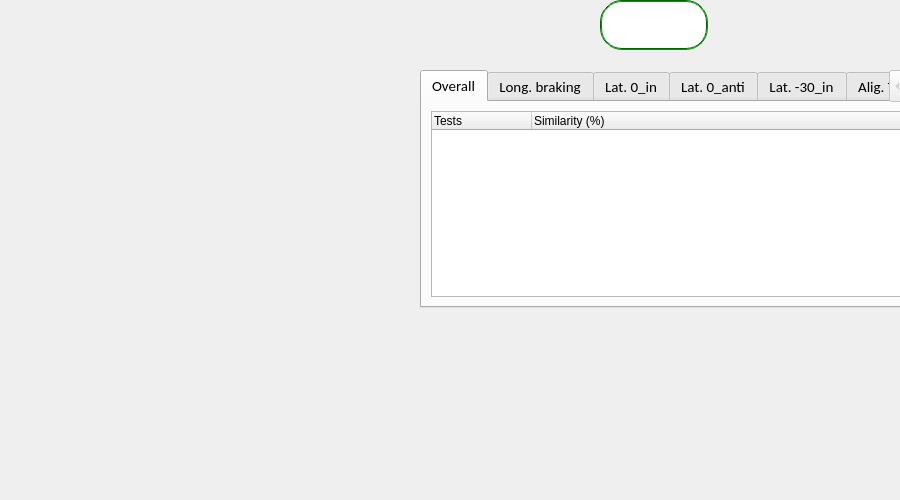
<?xml version="1.0" encoding="UTF-8"?>
<ui version="4.0">
 <class>QWFormResult1</class>
 <widget class="QWidget" name="QWFormResult1">
  <property name="enabled">
   <bool>true</bool>
  </property>
  <property name="geometry">
   <rect>
    <x>0</x>
    <y>0</y>
    <width>900</width>
    <height>500</height>
   </rect>
  </property>
  <property name="windowTitle">
   <string>Form</string>
  </property>
  <widget class="QTabWidget" name="tabWidget">
   <property name="geometry">
    <rect>
     <x>420</x>
     <y>70</y>
     <width>500</width>
     <height>238</height>
    </rect>
   </property>
   <property name="minimumSize">
    <size>
     <width>500</width>
     <height>0</height>
    </size>
   </property>
   <property name="font">
    <font>
     <family>Calibri</family>
     <pointsize>11</pointsize>
    </font>
   </property>
   <property name="whatsThis">
    <string>&lt;html&gt;&lt;head/&gt;&lt;body&gt;&lt;p&gt;&lt;br/&gt;&lt;/p&gt;&lt;/body&gt;&lt;/html&gt;</string>
   </property>
   <property name="currentIndex">
    <number>0</number>
   </property>
   <widget class="QWidget" name="overall">
    <attribute name="title">
     <string>Overall</string>
    </attribute>
    <layout class="QGridLayout" name="gridLayout">
     <item row="0" column="0">
      <widget class="QTreeWidget" name="tree_overall">
       <property name="font">
        <font>
         <family>Microsoft YaHei UI</family>
         <pointsize>9</pointsize>
        </font>
       </property>
       <column>
        <property name="text">
         <string>Tests</string>
        </property>
       </column>
       <column>
        <property name="text">
         <string>Similarity (%)</string>
        </property>
       </column>
      </widget>
     </item>
    </layout>
   </widget>
   <widget class="QWidget" name="test1">
    <attribute name="title">
     <string>Long. braking</string>
    </attribute>
    <layout class="QGridLayout" name="gridLayout_2">
     <item row="0" column="0">
      <widget class="QTreeWidget" name="tree_test1">
       <column>
        <property name="text">
         <string>Parameters</string>
        </property>
       </column>
       <column>
        <property name="text">
         <string>Similarity (%)</string>
        </property>
       </column>
      </widget>
     </item>
    </layout>
   </widget>
   <widget class="QWidget" name="test2">
    <attribute name="title">
     <string>Lat. 0_in</string>
    </attribute>
    <layout class="QGridLayout" name="gridLayout_3">
     <item row="0" column="0">
      <widget class="QTreeWidget" name="tree_test2">
       <column>
        <property name="text">
         <string>Parameters</string>
        </property>
       </column>
       <column>
        <property name="text">
         <string>Similarity (%)</string>
        </property>
       </column>
      </widget>
     </item>
    </layout>
   </widget>
   <widget class="QWidget" name="test3">
    <attribute name="title">
     <string>Lat. 0_anti</string>
    </attribute>
    <layout class="QGridLayout" name="gridLayout_4">
     <item row="0" column="0">
      <widget class="QTreeWidget" name="tree_test3">
       <column>
        <property name="text">
         <string>Parameters</string>
        </property>
       </column>
       <column>
        <property name="text">
         <string>Similarity (%)</string>
        </property>
       </column>
      </widget>
     </item>
    </layout>
   </widget>
   <widget class="QWidget" name="test4">
    <attribute name="title">
     <string>Lat. -30_in</string>
    </attribute>
    <layout class="QGridLayout" name="gridLayout_5">
     <item row="0" column="0">
      <widget class="QTreeWidget" name="tree_test4">
       <column>
        <property name="text">
         <string>Parameters</string>
        </property>
       </column>
       <column>
        <property name="text">
         <string>Similarity (%)</string>
        </property>
       </column>
      </widget>
     </item>
    </layout>
   </widget>
   <widget class="QWidget" name="test5">
    <attribute name="title">
     <string>Alig. T_in</string>
    </attribute>
    <layout class="QGridLayout" name="gridLayout_6">
     <item row="0" column="0">
      <widget class="QTreeWidget" name="tree_test5">
       <column>
        <property name="text">
         <string>Parameters</string>
        </property>
       </column>
       <column>
        <property name="text">
         <string>Similarity (%)</string>
        </property>
       </column>
      </widget>
     </item>
    </layout>
   </widget>
   <widget class="QWidget" name="test6">
    <attribute name="title">
     <string>Alig. T_anti</string>
    </attribute>
    <layout class="QGridLayout" name="gridLayout_7">
     <item row="0" column="0">
      <widget class="QTreeWidget" name="tree_test6">
       <column>
        <property name="text">
         <string>Parameters</string>
        </property>
       </column>
       <column>
        <property name="text">
         <string>Similarity (%)</string>
        </property>
       </column>
      </widget>
     </item>
    </layout>
   </widget>
   <widget class="QWidget" name="test7">
    <attribute name="title">
     <string>Steering</string>
    </attribute>
    <layout class="QGridLayout" name="gridLayout_8">
     <item row="0" column="0">
      <widget class="QTreeWidget" name="tree_test7">
       <column>
        <property name="text">
         <string>Parameters</string>
        </property>
       </column>
       <column>
        <property name="text">
         <string>Similarity (%)</string>
        </property>
       </column>
      </widget>
     </item>
    </layout>
   </widget>
   <widget class="QWidget" name="test8">
    <attribute name="title">
     <string>Roll</string>
    </attribute>
    <layout class="QGridLayout" name="gridLayout_9">
     <item row="0" column="0">
      <widget class="QTreeWidget" name="tree_test8">
       <column>
        <property name="text">
         <string>Parameters</string>
        </property>
       </column>
       <column>
        <property name="text">
         <string>Similarity (%)</string>
        </property>
       </column>
      </widget>
     </item>
    </layout>
   </widget>
   <widget class="QWidget" name="test10">
    <attribute name="title">
     <string>Vertical</string>
    </attribute>
    <layout class="QGridLayout" name="gridLayout_10">
     <item row="0" column="0">
      <widget class="QTreeWidget" name="tree_test10">
       <column>
        <property name="text">
         <string>Parameters</string>
        </property>
       </column>
       <column>
        <property name="text">
         <string>Similarity (%)</string>
        </property>
       </column>
      </widget>
     </item>
    </layout>
   </widget>
   <widget class="QWidget" name="strapped">
    <attribute name="title">
     <string>Long. acc</string>
    </attribute>
    <layout class="QGridLayout" name="gridLayout_11">
     <item row="0" column="0">
      <widget class="QTreeWidget" name="tree_strapped">
       <column>
        <property name="text">
         <string>Parameters</string>
        </property>
       </column>
       <column>
        <property name="text">
         <string>Similarity (%)</string>
        </property>
       </column>
      </widget>
     </item>
    </layout>
   </widget>
  </widget>
  <widget class="QLineEdit" name="lineEdit">
   <property name="geometry">
    <rect>
     <x>600</x>
     <y>0</y>
     <width>108</width>
     <height>50</height>
    </rect>
   </property>
   <property name="minimumSize">
    <size>
     <width>0</width>
     <height>50</height>
    </size>
   </property>
   <property name="font">
    <font>
     <family>Arial</family>
     <pointsize>11</pointsize>
    </font>
   </property>
   <property name="styleSheet">
    <string notr="true">QLineEdit{
	border: 2px groove gray;
	border-radius: 22px;
	padding: 2px 4px;
	color: rgb(0, 0, 0);
	border-color: rgb(0, 100, 0);
}</string>
   </property>
   <property name="readOnly">
    <bool>true</bool>
   </property>
  </widget>
  <action name="actSelect">
   <property name="checkable">
    <bool>false</bool>
   </property>
   <property name="icon">
    <iconset resource="res.qrc">
     <normaloff>:/icons/images/icons/select.png</normaloff>:/icons/images/icons/select.png</iconset>
   </property>
   <property name="text">
    <string>Select</string>
   </property>
   <property name="toolTip">
    <string>Select to see details</string>
   </property>
  </action>
 </widget>
 <resources>
  <include location="res.qrc"/>
 </resources>
 <connections/>
</ui>
